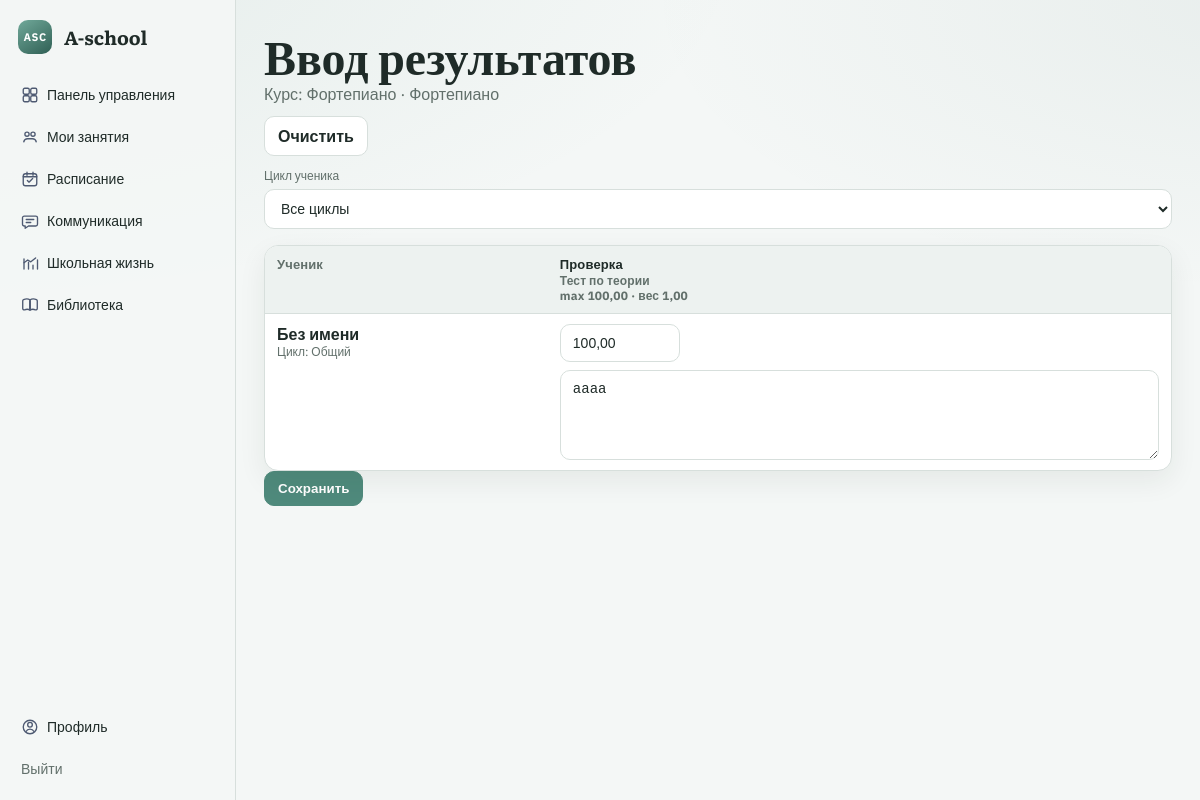
Screenshot of /teacher/courses/6/grades/ (signed in) with the database file from the repository.
### apps/school/models.py (models this page shows, shortened)
class Course(models.Model):
    name = models.CharField(max_length=200)
    course_type = models.ForeignKey(CourseType, on_delete=models.PROTECT, related_name="courses")
    teacher = models.ForeignKey(
        settings.AUTH_USER_MODEL,
        on_delete=models.SET_NULL,
        null=True,
        blank=True,
        related_name="teaching_courses",
    )

class CourseType(models.Model):
    name = models.CharField(max_length=120, unique=True)
    class Meta:
        ordering = ("name",)

### apps/gradebook/models.py (models this page shows, shortened)
class Assessment(models.Model):
    class AssessmentType(models.TextChoices):
        HOMEWORK = "HOMEWORK", "Домашнее задание"
        PERFORMANCE = "PERFORMANCE", "Выступление"
        JURY = "JURY", "Жюри"
        THEORY_TEST = "THEORY_TEST", "Тест по теории"
    course = models.ForeignKey(Course, on_delete=models.CASCADE, related_name="assessments")
    title = models.CharField(max_length=200)
    assessment_type = models.CharField(max_length=32, choices=AssessmentType.choices)
    max_score = models.DecimalField(max_digits=6, decimal_places=2, default=100)
    weight = models.DecimalField(max_digits=6, decimal_places=2, default=1)
    source_assignment = models.OneToOneField(
        "homework.Assignment",
        null=True,
        blank=True,
        on_delete=models.SET_NULL,
        related_name="assessment",
    )
    class Meta:
        unique_together = ("course", "title")
        ordering = ("id",)

class Grade(models.Model):
    assessment = models.ForeignKey(Assessment, on_delete=models.CASCADE, related_name="grades")
    student = models.ForeignKey(settings.AUTH_USER_MODEL, on_delete=models.CASCADE, related_name="grades")
    score = models.DecimalField(max_digits=6, decimal_places=2, null=True, blank=True)
    comment = models.TextField(blank=True, default="")
    class Meta:
        unique_together = ("assessment", "student")

### apps/accounts/models.py (models this page shows, shortened)
class Profile(models.Model):
    class Role(models.TextChoices):
        ADMIN = "ADMIN", "Администратор"
        TEACHER = "TEACHER", "Преподаватель"
        STUDENT = "STUDENT", "Ученик"
        PARENT = "PARENT", "Родитель"
    class Cycle(models.TextChoices):
        GENERAL = "GENERAL", "Общий"
        ACCELERATED = "ACCELERATED", "Ускоренный"
        EXTRA = "EXTRA", "Дополнительный"
    user = models.OneToOneField(settings.AUTH_USER_MODEL, on_delete=models.CASCADE, related_name="profile")
    role = models.CharField(max_length=16, choices=Role.choices)
    cycle = models.CharField(max_length=16, choices=Cycle.choices, default=Cycle.GENERAL)
    school_grade = models.CharField(max_length=20, blank=True, default="")

### apps/gradebook/views.py (the view, shortened to what this page needs)
# urls.py: path("teacher/courses/<int:course_id>/grades/", teacher_course_grades, name="teacher_course_grades"),
@role_required(Profile.Role.TEACHER, Profile.Role.ADMIN)
def teacher_course_grades(request, course_id: int):
    profile = request.user.profile
    if profile.role == Profile.Role.ADMIN:
        course = get_object_or_404(Course, id=course_id)
    else:
        course = get_object_or_404(Course, id=course_id, teacher=request.user)
    cycle = request.GET.get("cycle") or ""
    select_mode = request.GET.get("select") == "1"
    assessments = list(Assessment.objects.filter(course=course).order_by("id"))
    enrollments_qs = Enrollment.objects.filter(course=course).select_related("student", "student__profile")
    if cycle:
        enrollments_qs = enrollments_qs.filter(student__profile__cycle=cycle)
    enrollments = list(enrollments_qs.order_by("student__first_name", "student__last_name", "student__username"))
    students = [e.student for e in enrollments]
    grades = Grade.objects.filter(assessment__course=course, student__in=students).select_related("assessment", "student")
    grade_map: dict[tuple[int, int], Grade] = {(g.student_id, g.assessment_id): g for g in grades}
    table_rows = []
    for s in students:
        cells = []
        for a in assessments:
            cells.append({"assessment": a, "grade": grade_map.get((s.id, a.id))})
        table_rows.append({"student": s, "cells": cells})
    return render(
        request,
        "gradebook/teacher_course_grades.html",
        {
            "course": course,
            "assessments": assessments,
            "students": students,
            "table_rows": table_rows,
            "cycle": cycle,
            "cycle_options": Profile.Cycle.choices,
            "select_mode": select_mode,
            "clear_select_url": f"{_build_teacher_grades_url(course.id, cycle)}{'&' if cycle else '?'}select=1",
            "cancel_select_url": _build_teacher_grades_url(course.id, cycle),
        },
    )

### apps/gradebook/views.py (called while the page is built)
def _build_teacher_grades_url(course_id: int, cycle: str) -> str:
    params = {}
    if cycle:
        params["cycle"] = cycle
    base = f"/teacher/courses/{course_id}/grades/"
    return f"{base}?{urlencode(params)}" if params else base

### templates/gradebook/teacher_course_grades.html (shortened to what this page needs)
{% extends "base.html" %}
{% block content %}
  <h1>Ввод результатов</h1>
  <p class="muted">
    Курс: {{ course.name }} · {{ course.course_type.name }}
  </p>
  <div style="display:flex; gap:10px; flex-wrap:wrap; margin-bottom: 12px;">
    {% if not select_mode %}
      <a class="btn" href="{{ clear_select_url }}">Очистить</a>
    {% else %}
      <a class="btn" href="{{ cancel_select_url }}">Отмена</a>
    {% endif %}
  </div>
  <form method="get" class="form-row" style="margin-bottom: 16px;">
    <label class="muted small" for="cycle">Цикл ученика</label>
    <select id="cycle" name="cycle" class="input" onchange="this.form.submit()">
      <option value="">Все циклы</option>
    </select>
  </form>
  {% if not assessments %}
    <p class="muted">Нет контрольных точек (assessments).</p>
  {% elif not table_rows %}
    <p class="muted">Нет учеников на курсе.</p>
  {% else %}
    <form method="post">
      <div class="table-wrap">
        <table class="table">
          <thead>
            <tr>
              <th>Ученик</th>
              {% for a in assessments %}
                <th>
                  <div class="th-title">{{ a.title }}</div>
                  <div class="muted small">{{ a.get_assessment_type_display }}</div>
                  <div class="muted small">max {{ a.max_score }} · вес {{ a.weight }}</div>
                </th>
              {% endfor %}
            </tr>
          </thead>
          <tbody>
            {% for row in table_rows %}
              <tr>
                <td>
                  <strong>{{ row.student.get_full_name|default:"Без имени" }}</strong>
                  <div class="muted small">Цикл: {{ row.student.profile.get_cycle_display }}</div>
                </td>
                {% for cell in row.cells %}
                  <td>
                    <div class="cell">
                      <input
                        class="input input-score"
                        type="text"
                        name="grade-{{ row.student.id }}-{{ cell.assessment.id }}"
                        value="{% if cell.grade and cell.grade.score != None %}{{ cell.grade.score }}{% endif %}"
                        placeholder="результат"
                      />
                      <textarea
                        class="input input-comment"
                        name="comment-{{ row.student.id }}-{{ cell.assessment.id }}"
                        placeholder="комментарий">{% if cell.grade %}{{ cell.grade.comment }}{% endif %}</textarea>
                    </div>
                  </td>
                {% endfor %}
              </tr>
            {% endfor %}
          </tbody>
        </table>
      </div>
      <button class="btn" type="submit">Сохранить</button>
    </form>
  {% endif %}
{% endblock %}

### static/css/main.css (style rules this page uses)
:root { --bg: #f4f7f6; --bg-soft: #edf2f0; --surface: #ffffff; --surface-alt: #f8faf9; --line: #d7dfdc; --text: #1f2b28; --muted: #62706b; --accent: #4f8a7c; --accent-strong: #2f5f54; --ok: #2f7a64; --error: #9a5959; --radius: 14px; --shadow: 0 10px 28px rgba(23, 41, 35, 0.07); }
* { box-sizing: border-box; }
body { margin: 0; min-height: 100vh; font-family: "IBM Plex Sans", "Trebuchet MS", "Helvetica Neue", sans-serif; color: var(--text); background: radial-gradient(1200px 500px at -8% -6%, rgba(79, 138, 124, 0.1), transparent 70%), radial-gradient(900px 420px at 106% 0%, rgba(47, 95, 84, 0.06), transparent 70%), var(--bg); }
a { color: var(--text); text-decoration: none; }
h1, h2 { font-family: "Literata", Georgia, serif; color: var(--text); }
h1 { margin: 0 0 4px; font-size: 48px; line-height: 1.05; }
p { margin: 0 0 12px; }
.card, .panel, .table-wrap, .stat-card, .student-card, .week-column, .announcement-card, .resource-card, .chat-panel, .chat-list { background: var(--surface); border: 1px solid var(--line); border-radius: var(--radius); box-shadow: var(--shadow); }
.form-row { display: grid; gap: 6px; }
label { color: var(--muted); font-size: 14px; }
.input, input, textarea, select { width: 100%; border: 1px solid var(--line); border-radius: 10px; background: var(--surface); color: var(--text); padding: 10px 12px; outline: none; font-size: 14px; }
textarea { min-height: 90px; resize: vertical; }
.btn { border: 1px solid var(--line); border-radius: 10px; background: var(--surface); color: var(--text); padding: 9px 13px; cursor: pointer; font-weight: 600; }
button.btn[type="submit"], input.btn[type="submit"], .btn-accent { border-color: var(--accent); background: var(--accent); color: #fff; }
.muted { color: var(--muted); }
.small { font-size: 12px; }
.table-wrap { overflow-x: auto; }
.table { width: 100%; border-collapse: collapse; }
.table th, .table td { padding: 10px 12px; border-bottom: 1px solid var(--line); vertical-align: top; }
.table th { color: var(--muted); background: var(--bg-soft); text-align: left; font-size: 13px; letter-spacing: 0.01em; }
.table tr:last-child td { border-bottom: none; }
.th-title { font-weight: 700; color: var(--text); }
.cell { min-width: 190px; display: grid; gap: 8px; }
.input-score { max-width: 120px; }
.card, .panel, .table-wrap, .stat-card, .student-card, .week-column, .announcement-card, .resource-card, .chat-panel, .chat-list { animation: fadeUp 0.34s ease both; }

### rows the page displays
Course: name "Фортепиано", course_type.name "Фортепиано"
Assessment: title "Проверка", assessment_type "Тест по теории", max_score "100,00", weight "1,00", grade.score "100,00"

### other values shown
{{ row.student.get_full_name|default:"Без имени" }} "Без имени"
{{ row.student.profile.get_cycle_display }} "Общий"
